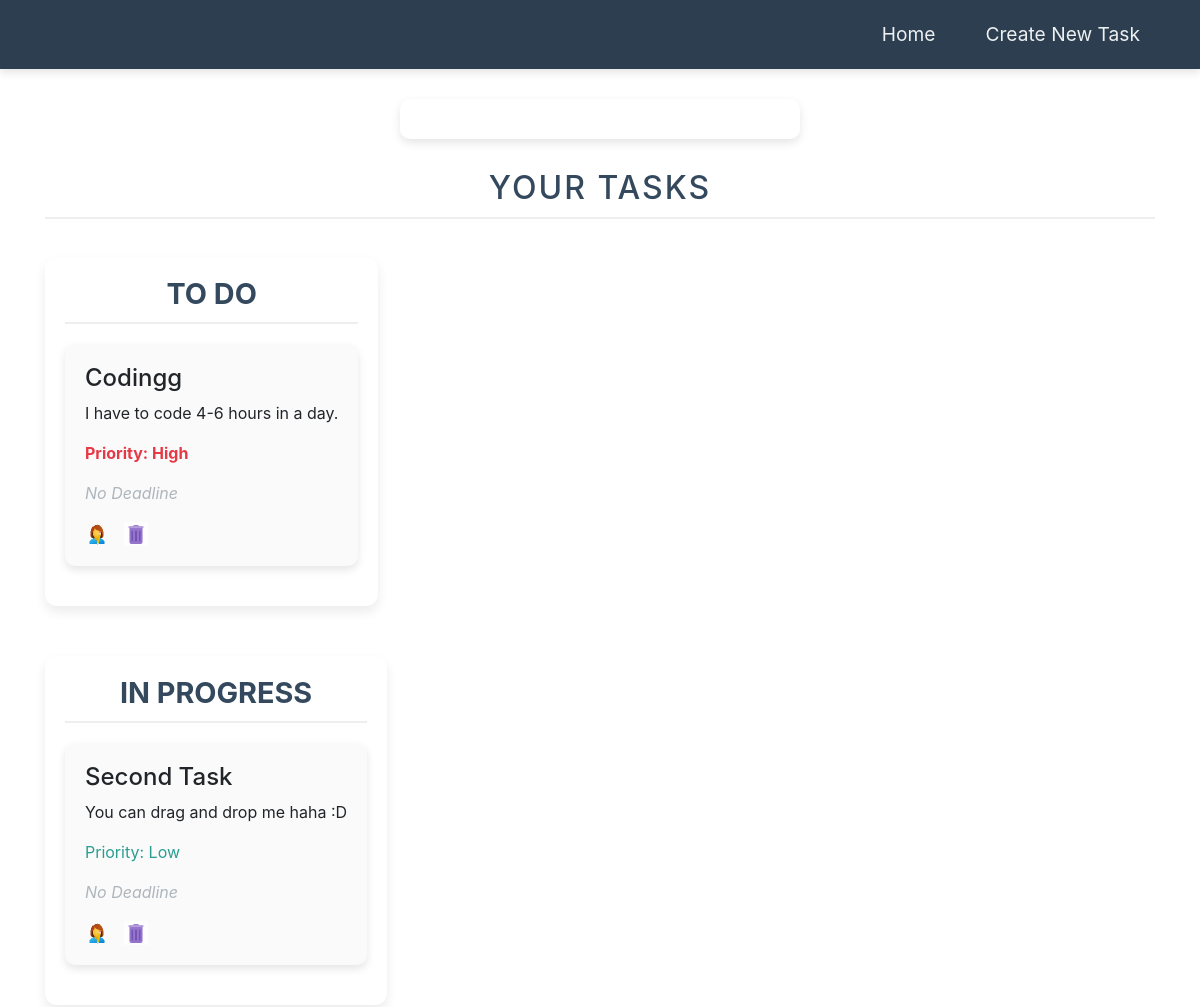
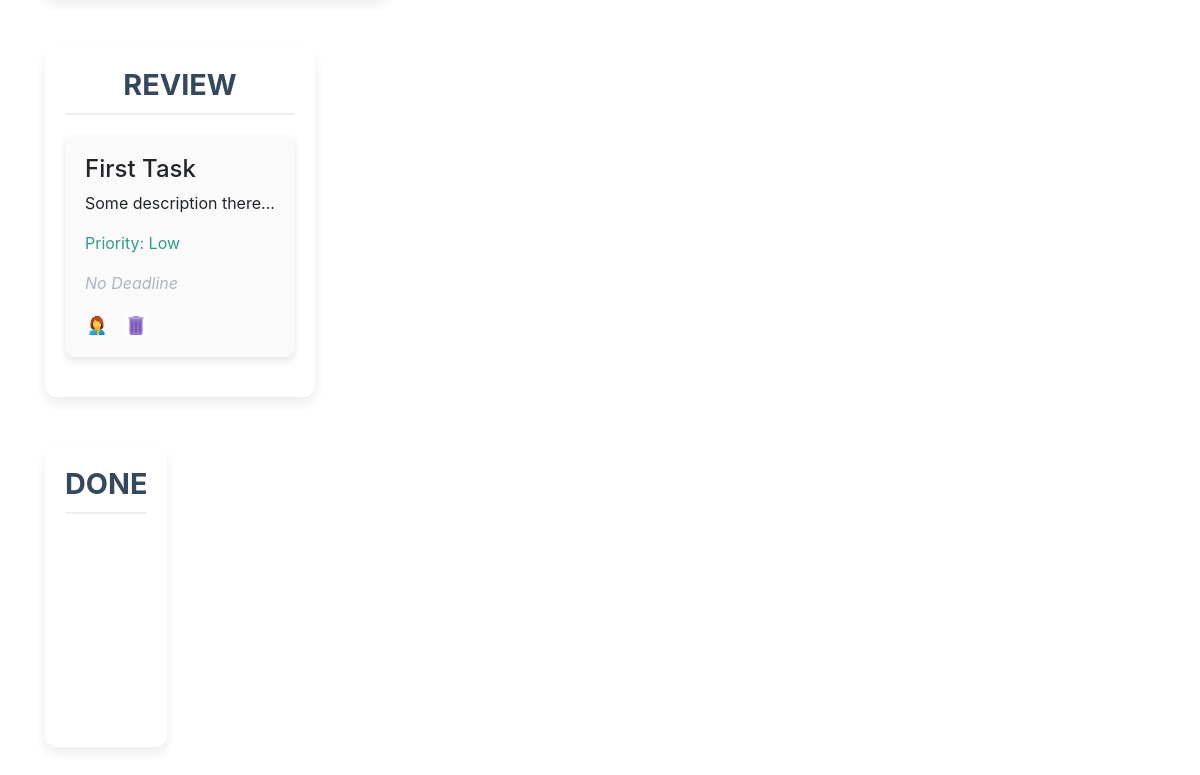
Before: / with the older database file (2 pictures, top to bottom).
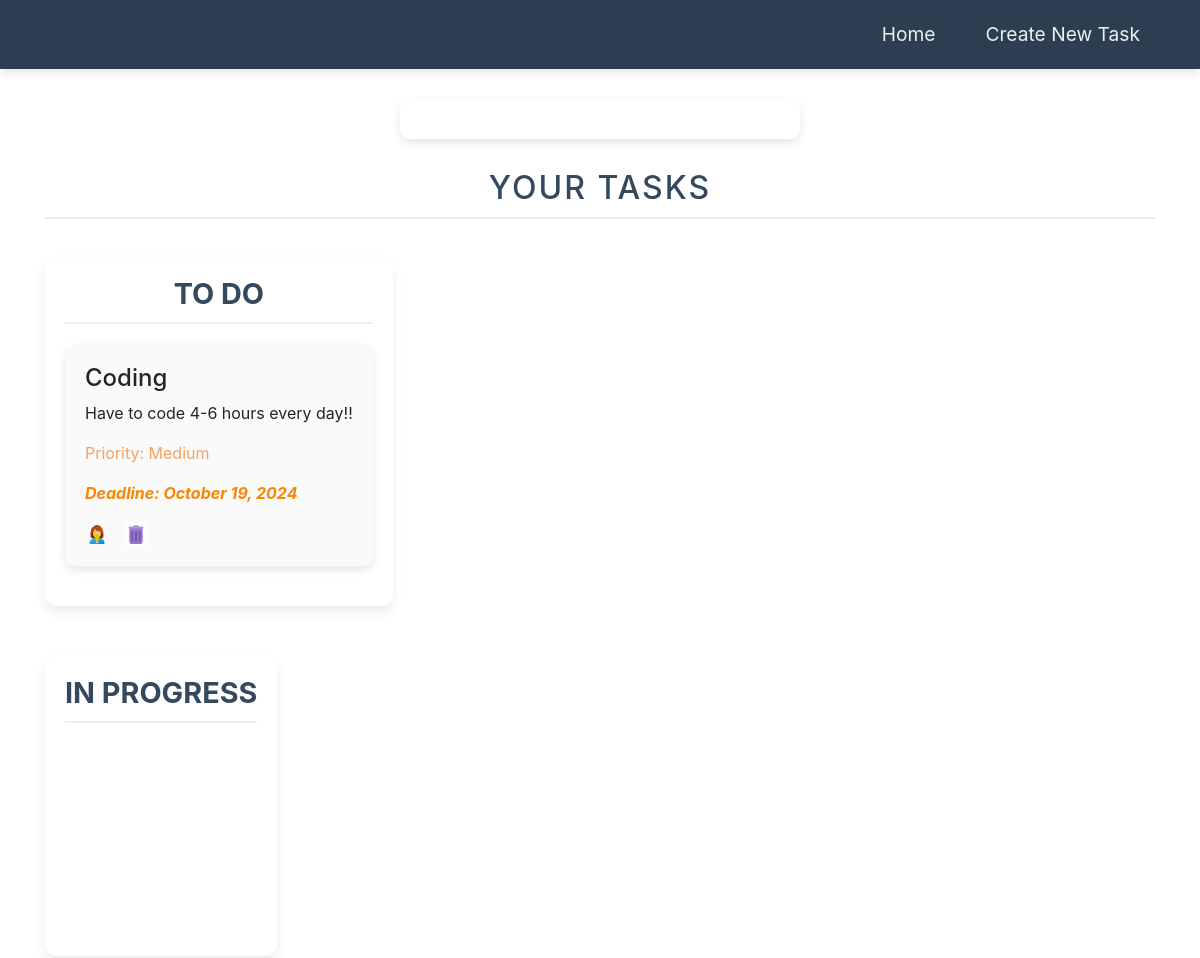
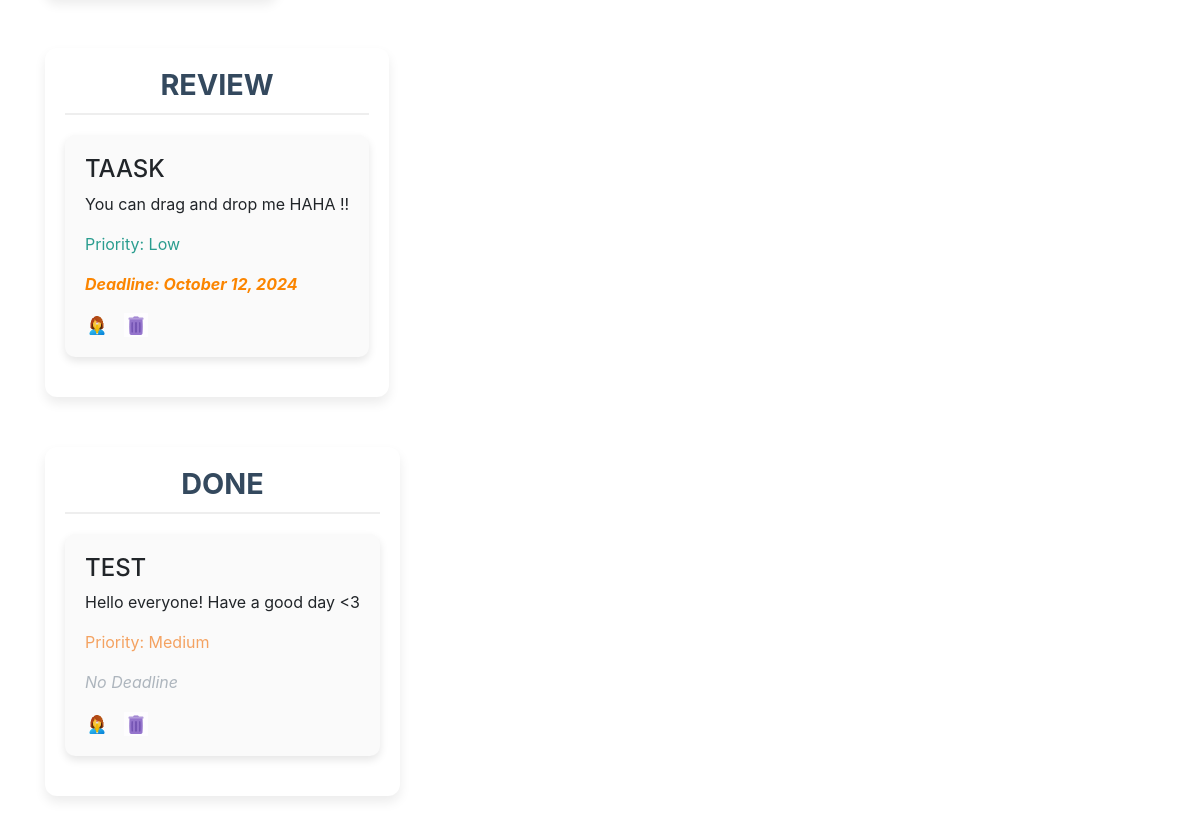
After: the same page with the newer database file (2 pictures, top to bottom).
### task/models.py (models this page shows, shortened)
class Task(models.Model):
    DoesNotExist = None
    objects = None
    PRIORITY_CHOICES = [
        ('Low', 'Low'),
        ('Medium', 'Medium'),
        ('High', 'High'),
    ]
    STATUS_CHOICES = [
        ('To Do', 'To Do'),
        ('In Progress', 'In Progress'),
        ('Review', 'Review'),
        ('Done', 'Done'),
    ]
    title = models.CharField(max_length=200)
    description = models.TextField(blank=True)
    status = models.CharField(max_length=50, choices=STATUS_CHOICES, default='to do')
    priority = models.CharField(max_length=10, choices=PRIORITY_CHOICES, default='Low')
    deadline = models.DateTimeField(null=True, blank=True)
    created_at = models.DateTimeField(auto_now_add=True)
    updated_at = models.DateTimeField(auto_now=True)

### task/views.py (the view)
# urls.py: path('', TaskListView.as_view(), name='task_list'),
class TaskListView(ListView):
    model = Task
    template_name = 'task/task_list.html'
    def get_context_data(self, **kwargs):
        context = super().get_context_data(**kwargs)
        context['tasks_to_do'] = Task.objects.filter(status='To Do')
        context['tasks_in_progress'] = Task.objects.filter(status='In Progress')
        context['tasks_review'] = Task.objects.filter(status='Review')
        context['tasks_done'] = Task.objects.filter(status='Done')
        return context

### templates/task/task_list.html (shortened to what this page needs)
{% extends 'base.html' %}
{% load static %}
{% block content %}
<h2>Your Tasks</h2>
<div class="task-board">
    <div class="column" data-status="To Do">
        <h3>To Do</h3>
        <div class="task-list" data-list="to-do">
            {% for task in tasks_to_do %}
            <div class="task-card" data-task-id="{{ task.pk }}" draggable="true">
                <h4>{{ task.title }}</h4>
                <p>{{ task.description }}</p>
                <p class="priority {{ task.priority|lower }}">Priority: {{ task.priority }}</p>
                {% if task.deadline %}
                <p class="deadline">Deadline: {{ task.deadline|date:"F j, Y" }}</p>
                {% else %}
                <p class="no-deadline">No Deadline</p>
                {% endif %}
                <a href="{% url 'task_update' task.pk %}" class="btn-edit">
                    <img src="{% static 'images/edit.png' %}" alt="Edit" class="action-icon">
                </a>
                <a href="{% url 'task_delete' task.pk %}" class="btn-delete">
                    <img src="{% static 'images/delete.png' %}" alt="Delete" class="action-icon">
                </a>
            </div>
            {% endfor %}
        </div>
    </div>
    <div class="column" data-status="In Progress">
        <h3>In Progress</h3>
        <div class="task-list" data-list="in-progress">
            {% for task in tasks_in_progress %}
            <div class="task-card" data-task-id="{{ task.pk }}" draggable="true">
                <h4>{{ task.title }}</h4>
                <p>{{ task.description }}</p>
                <p class="priority {{ task.priority|lower }}">Priority: {{ task.priority }}</p>
                {% if task.deadline %}
                <p class="deadline">Deadline: {{ task.deadline|date:"F j, Y" }}</p>
                {% else %}
                <p class="no-deadline">No Deadline</p>
                {% endif %}
                <a href="{% url 'task_update' task.pk %}" class="btn-edit">
                    <img src="{% static 'images/edit.png' %}" alt="Edit" class="action-icon">
                </a>
                <a href="{% url 'task_delete' task.pk %}" class="btn-delete">
                    <img src="{% static 'images/delete.png' %}" alt="Delete" class="action-icon">
                </a>
            </div>
            {% endfor %}
        </div>
    </div>
    <div class="column" data-status="Review">
        <h3>Review</h3>
        <div class="task-list" data-list="review">
            {% for task in tasks_review %}
            <div class="task-card" data-task-id="{{ task.pk }}" draggable="true">
                <h4>{{ task.title }}</h4>
                <p>{{ task.description }}</p>
                <p class="priority {{ task.priority|lower }}">Priority: {{ task.priority }}</p>
                {% if task.deadline %}
                <p class="deadline">Deadline: {{ task.deadline|date:"F j, Y" }}</p>
                {% else %}
                <p class="no-deadline">No Deadline</p>
                {% endif %}
                <a href="{% url 'task_update' task.pk %}" class="btn-edit">
                    <img src="{% static 'images/edit.png' %}" alt="Edit" class="action-icon">
                </a>
                <a href="{% url 'task_delete' task.pk %}" class="btn-delete">
                    <img src="{% static 'images/delete.png' %}" alt="Delete" class="action-icon">
                </a>
            </div>
            {% endfor %}
        </div>
    </div>
    <div class="column" data-status="Done">
        <h3>Done</h3>
        <div class="task-list" data-list="done">
            {% for task in tasks_done %}
            <div class="task-card" data-task-id="{{ task.pk }}" draggable="true">
                <h4>{{ task.title }}</h4>
                <p>{{ task.description }}</p>
                <p class="priority {{ task.priority|lower }}">Priority: {{ task.priority }}</p>
                {% if task.deadline %}
                <p class="deadline">Deadline: {{ task.deadline|date:"F j, Y" }}</p>
                {% else %}
                <p class="no-deadline">No Deadline</p>
                {% endif %}
                <a href="{% url 'task_update' task.pk %}" class="btn-edit">
                    <img src="{% static 'images/edit.png' %}" alt="Edit" class="action-icon">
                </a>
                <a href="{% url 'task_delete' task.pk %}" class="btn-delete">
                    <img src="{% static 'images/delete.png' %}" alt="Delete" class="action-icon">
                </a>
            </div>
            {% endfor %}
        </div>
    </div>
</div>
{% endblock %}

### templates/base.html (shortened to what this page needs)
<!DOCTYPE html>
<html lang="en">
<head>
    {% load static %}
    <link rel="stylesheet" href="{% static 'css/style.css' %}">
    <link rel="stylesheet" href="https://stackpath.bootstrapcdn.com/bootstrap/4.3.1/css/bootstrap.min.css">
</head>
<body>
    <header class="main-header">
        <div class="container">
            <nav class="main-nav">
                <ul>
                    <li><a href="{% url 'task_list' %}">Home</a></li>
                    <li><a href="{% url 'task_create' %}">Create New Task</a></li>
                </ul>
            </nav>
        </div>
    </header>
    <main class="container">
        <form id="csrf-token">{% csrf_token %}</form>
        {% block content %}
        {% endblock %}
    </main>
</body>
</html>

### static/css/style.css (style rules this page uses)
body { background-color: #ffffff; font-family: 'Arial', sans-serif; color: #333; margin: 0; padding: 0; }
.main-header { background-color: #2c3e50; padding: 20px 0; margin: 0; box-shadow: 0 4px 8px rgba(0, 0, 0, 0.1); }
.main-header .container { display: flex; justify-content: space-between; align-items: center; }
.main-nav ul { list-style: none; margin: 0; padding: 0; display: flex; gap: 20px; }
.main-nav ul li a { color: #ecf0f1; font-size: 1.2em; text-decoration: none; padding: 10px 15px; transition: background-color 0.2s ease-in-out; border-radius: 5px; }
.task-board { display: flex; align-items: flex-start; justify-content: space-between; gap: 30px; padding: 30px 0; max-width: 1200px; margin: 0 auto; }
.column { flex: 1; background-color: #fff; padding: 20px; border-radius: 12px; box-shadow: 0 6px 12px rgba(0, 0, 0, 0.08); min-height: 300px; transition: all 0.4s ease; }
.task-card { background-color: #fafafa; border-radius: 10px; padding: 20px; box-shadow: 0 4px 8px rgba(0, 0, 0, 0.1); transition: all 0.3s ease; position: relative; margin-bottom: 20px; cursor: pointer; transition: transform 0.3s ease-in-out; }
.task-list { display: flex; flex-direction: column; gap: 15px; transition: all 0.3s ease-in-out; }
.priority.medium { color: #f4a261; }
.priority.low { color: #2a9d8f; }
.deadline { color: #fb8500; font-style: italic; font-weight: bold; }
.no-deadline { color: #adb5bd; font-style: italic; }
h2 { text-align: center; font-size: 2.2em; font-weight: 700; color: #34495e; margin-bottom: 30px; text-transform: uppercase; letter-spacing: 2px; padding-bottom: 10px; border-bottom: 2px solid #eee; }
.column h3 { font-size: 1.8em; font-weight: 700; color: #34495e; text-align: center; margin-bottom: 20px; border-bottom: 2px solid #eee; padding-bottom: 10px; text-transform: uppercase; }
form { display: flex; flex-direction: column; gap: 15px; max-width: 400px; margin: 30px auto; padding: 20px; background-color: #fff; box-shadow: 0 4px 10px rgba(0, 0, 0, 0.1); border-radius: 10px; }
.container { width: 90%; max-width: 1200px; margin: 0 auto; }
.btn-edit img, .btn-delete img { cursor: pointer; width: 24px; height: 24px; margin-right: 10px; transition: transform 0.2s ease-in-out; }
@media (max-width: 1200px) { .task-board { flex-direction: column; } }
@media (max-width: 1200px) { .column { margin-bottom: 20px; } }

Changed rows visible on the page:
removed Task: title "Codingg", description "I have to code 4-6 hours in a day.", priority "High", shows "No Deadline", shown under "TO DO"
removed Task: title "Second Task", description "You can drag and drop me haha :D", priority "Low", shows "No Deadline", shown under "IN PROGRESS"
removed Task: title "First Task", description "Some description there...", priority "Low", shows "No Deadline", shown under "REVIEW"
added Task: title "Coding", description "Have to code 4-6 hours every day!!", priority "Medium", deadline "October 19, 2024", shown under "TO DO"
added Task: title "TAASK", description "You can drag and drop me HAHA !!", priority "Low", deadline "October 12, 2024", shown under "REVIEW"
added Task: title "TEST", description "Hello everyone! Have a good day <3", priority "Medium", shows "No Deadline", shown under "DONE"
